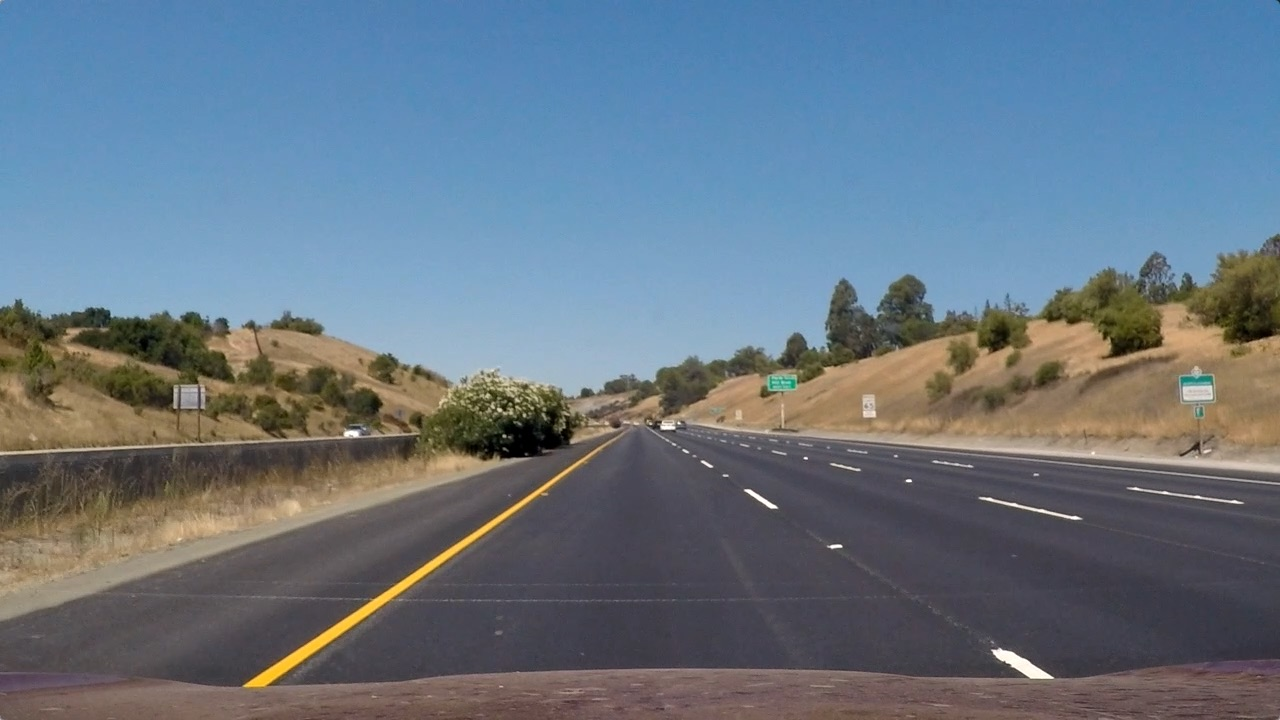
#> input picture test_images/straight_lines1.jpg, 1280 x 720 px, found by its file name
$ python InteractiveWarp.py
#> lines starting #> are read from the running program, lines starting #| are printed output that depends on the picture
import pickle
import cv2
import numpy as np
import matplotlib.pyplot as plt
import matplotlib.image as mpimg
from matplotlib.widgets import Button
from matplotlib.patches import Circle
from matplotlib.widgets import TextBox


# [30 lines left out: functions corners_unwarp, reset, not called in this run]


directory = 'camera_cal/'  # Directory with the images for calibration
# Read in the saved camera matrix and distortion coefficients
# These are the arrays you calculated using cv2.calibrateCamera()
dist_pickle = pickle.load(open(directory + "wide_dist_pickle.p", "rb"))
#> (reads camera_cal/wide_dist_pickle.p from the repository)
mtx = dist_pickle["mtx"]
dist = dist_pickle["dist"]

image_original = mpimg.imread('TestImages/straight_lines1.jpg')
#> image_original is the input picture: shape (720, 1280, 3); mean R, G, B 103.2, 117.7, 131.2
image_original = cv2.undistort(image_original, mtx, dist, None, mtx)
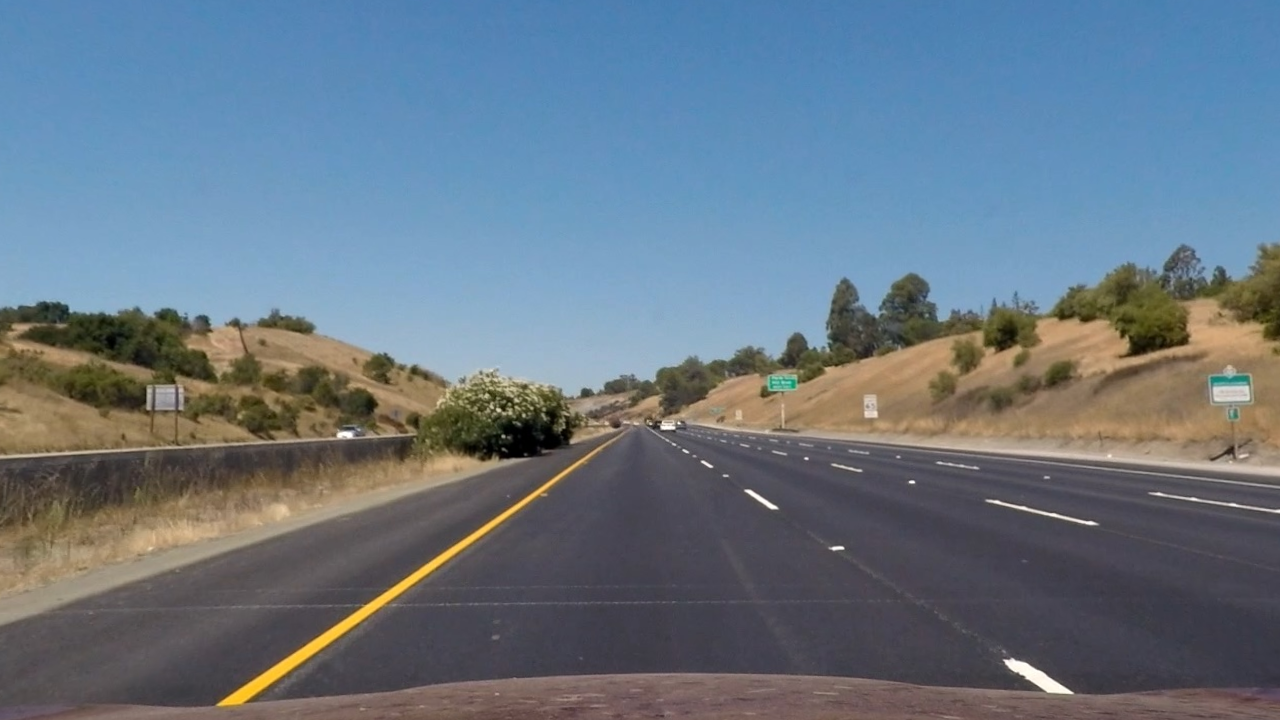
#> image_original: shape (720, 1280, 3); mean R, G, B 103.6, 118.3, 131.6
image_transform = np.copy(image_original)

fig = plt.figure()
plt.subplots_adjust(bottom=0.2)
ax_original = fig.add_subplot(1, 2, 1)
im1 = ax_original.imshow(image_original)
ax_transform = fig.add_subplot(1, 2, 2)
im2 = ax_transform.imshow(image_transform)

original_circles = []
transform_circles = []

ax_reset = plt.axes([0.7, 0.05, 0.1, 0.075])
b_reset = Button(ax_reset, 'Reset')
b_reset.on_clicked(reset)

ax_apply = plt.axes([0.81, 0.05, 0.1, 0.075])
b_apply = Button(ax_apply, 'Apply')
b_apply.on_clicked(corners_unwarp)


# [27 lines left out: function submit, not called in this run]


axbox = plt.axes([0.1, 0.1, 0.5, 0.05])
text_box = TextBox(axbox, 'Evaluate',
                   initial="280,670;565,470;720,470;1035,670|270,710;270,50;1035,50;1035,710")
# 280,670;580,460;700,460;1035,670|270,710;270,50;1035,50;1035,710
# 280,670;550,480;735,480;1035,670|270,710;270,50;1035,50;1035,710
text_box.on_submit(submit)


# [16 lines left out: function onclick, not called in this run]


cid = fig.canvas.mpl_connect('button_press_event', onclick)

plt.show()
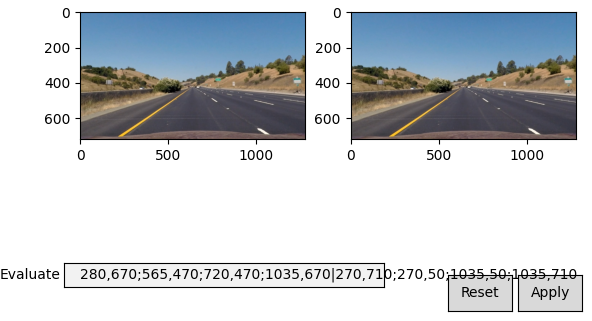
#> figure drawn by matplotlib, 3 panels
